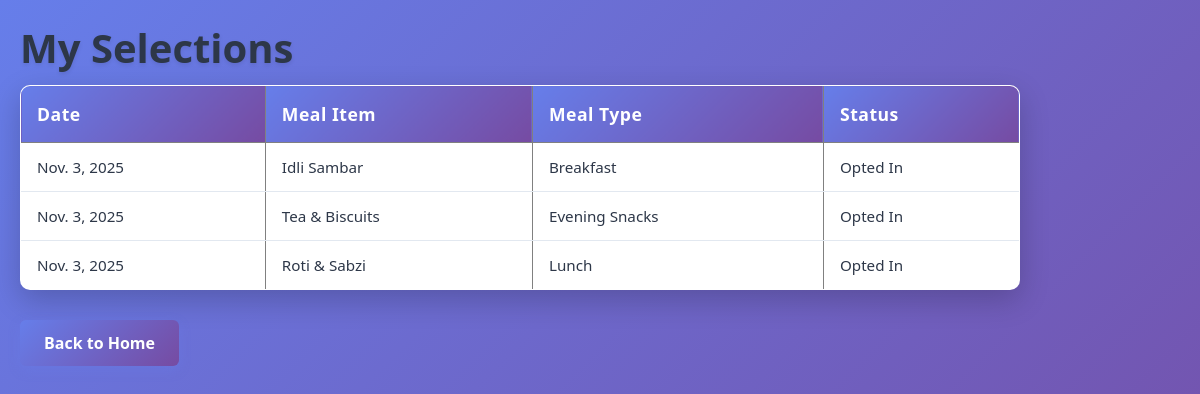
The page /my_selections/ (signed in) on the database its author committed.
### canteen/models.py (models this page shows, shortened)
class MealSelection(models.Model):
    user = models.ForeignKey(User, on_delete=models.CASCADE)
    menu_item = models.ForeignKey('Menu', on_delete=models.CASCADE)
    date = models.DateField(auto_now_add=True)
    opted = models.BooleanField(default=True)  # True = opted in, False = opted out

class Menu(models.Model):
    MEAL_CHOICES = [
        ('breakfast', 'Breakfast'),
        ('lunch', 'Lunch'),
        ('snacks', 'Evening Snacks'),
    ]
    name = models.CharField(max_length=100)
    description = models.TextField(blank=True)
    meal_type = models.CharField(max_length=20, choices=MEAL_CHOICES)
    price = models.DecimalField(max_digits=6, decimal_places=2)
    available = models.BooleanField(default=True)

### canteen/views.py (the view)
# urls.py: path('my_selections/', views.my_selections, name='my_selections'),
@login_required
def my_selections(request):
    user = request.user
    selections = MealSelection.objects.filter(user=user).order_by('-date')
    return render(request, 'canteen/my_selections.html', {'selections': selections})

### canteen/templates/canteen/my_selections.html (shortened to what this page needs)
<!DOCTYPE html>
<html>
<head>
{% load static %}
    <link rel="stylesheet" href="{% static 'canteen/css/employe.css' %}">
</head>
<body>
<h2>My Selections</h2>
<table border="1">
  <tr>
    <th>Date</th>
    <th>Meal Item</th>
    <th>Meal Type</th>
    <th>Status</th>
  </tr>
  {% for sel in selections %}
  <tr>
    <td>{{ sel.date }}</td>
    <td>{{ sel.menu_item.name }}</td>
    <td>{{ sel.menu_item.get_meal_type_display }}</td>
    <td>{{ sel.opted|yesno:"Opted In,Opted Out" }}</td>
  </tr>
  {% empty %}
  <tr><td colspan="4">No selections yet.</td></tr>
  {% endfor %}
</table>
<a href="{% url 'employee_home' %}">Back to Home</a>
</body>
</html>

### canteen/static/canteen/css/employe.css (style rules this page uses)
* { margin: 0; padding: 0; box-sizing: border-box; }
body { font-family: 'Segoe UI', Tahoma, Geneva, Verdana, sans-serif; background: linear-gradient(135deg, #667eea 0%, #764ba2 100%); min-height: 100vh; padding: 20px; }
h2 { color: #2d3748; font-size: 2.5rem; margin-bottom: 10px; text-shadow: 0 2px 4px rgba(0, 0, 0, 0.1); font-weight: 700; }
table { width: 100%; max-width: 1000px; border-collapse: collapse; background: white; border-radius: 10px; overflow: hidden; box-shadow: 0 10px 30px rgba(0, 0, 0, 0.2); animation: slideUp 0.6s ease-out; }
table th { background: linear-gradient(135deg, #667eea 0%, #764ba2 100%); color: white; padding: 16px; text-align: left; font-weight: 600; font-size: 1.1rem; letter-spacing: 0.5px; }
table td { padding: 14px 16px; border-bottom: 1px solid #e2e8f0; font-size: 0.95rem; color: #2d3748; }
table tr { transition: all 0.3s ease; }
table tbody tr:last-child td { border-bottom: none; }
a { display: inline-block; margin-top: 30px; padding: 12px 24px; margin-right: 15px; background: linear-gradient(135deg, #667eea 0%, #764ba2 100%); color: white; text-decoration: none; border-radius: 6px; font-weight: 600; transition: all 0.3s ease; box-shadow: 0 4px 12px rgba(102, 126, 234, 0.3); }

### rows shown on the page
MealSelection: date "Nov. 3, 2025", menu_item.name "Idli Sambar", menu_item.meal_type "Breakfast", opted "Opted In"
MealSelection: date "Nov. 3, 2025", menu_item.name "Tea & Biscuits", menu_item.meal_type "Evening Snacks", opted "Opted In"
MealSelection: date "Nov. 3, 2025", menu_item.name "Roti & Sabzi", menu_item.meal_type "Lunch", opted "Opted In"
